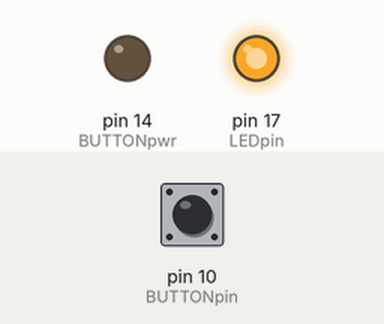
Simulated run of this sketch. Board: SparkFun Pro Micro, built with avr-gcc and run on an emulated ATmega32U4. Parts: output pins drawn as LEDs (lit = HIGH). The inputs (shaded band) are chosen by the test bench; at power-on: pin 10 (BUTTONpin) HIGH.

Above: at 1.2 s.
1.3 s: pin 10 (BUTTONpin) pulled LOW for 0.15 s
4.4 s: pin 10 (BUTTONpin) pulled LOW for 1 s
At 4.52 s:
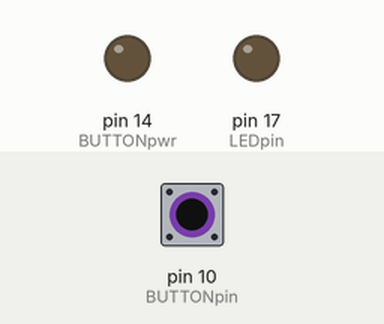
7.4 s: pin 10 (BUTTONpin) pulsed LOW 2 times (0.12 s each, 0.3 s apart)
Timing chart, 0 to 16.4 s (numbered marks = the images above; inputs shaded):
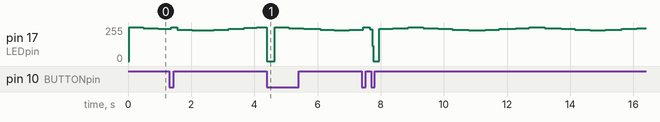

The sketch:

MouseyWiSwitch.ino
```cpp
/*
File:   MousieWiSwitch.ino
Author: Tip Partridge
Origin: 29-May-2022
Target: Spark Fun Pro Micro (ATMEGA32U4) Set board as Leonardo
Description: From Mousie.ino. Become a mouse and move back and forth one step each 5 minutes.
             Intended to defeat login timeout.  Button toggles on/off.
             LED cycles dim-brite-dim with 4 progressive speeds,1, 2, 4, 8, as activity indicator.

Revisions:
        30-May-2022 (TEP) v0.1 Origin
 */
 #include <Mouse.h>
 #define LEDpin 17            // use pro micro RX LED on D17. Note: on/off reversed
 #define BUTTONpin 10         // On/Off button. SOldered between pins 10 and 14.
 #define BUTTONpwr 14         // LOW output for button
 bool onOff;                  // on/off flag
 bool turnOnAtTop = true;     // flag to turn on only at top of loop
 bool buttonPressed = false;  // flag for only one toggle per press
 int Dim = 5;                 // 5 = 0.5%
 int Brite = 100;             // 100 = 10%
 #define dfltCycle 4000       // 4 sec brightness up/down
 int Cycle;
 #define dfltStage 40         // 40 gives 5 min.
 int Stage;                   // Number of up/down at each brightness
 unsigned long len;

// setup //////////////////////////////

void setup() {
  pinMode(LEDpin, OUTPUT);
  pinMode(BUTTONpin, INPUT_PULLUP);
  pinMode(BUTTONpwr, OUTPUT);
  digitalWrite(BUTTONpwr, LOW);
}

// loop //////////////////////////////

void loop()
{
int ii, jj;
  checkButton();
  onOff = turnOnAtTop;
// Speed 1
  Cycle = dfltCycle;
  Stage = dfltStage;
  if (onOff)
    {
    for (jj=0; jj<Stage; jj++)
      if (onOff)
        {
        for (ii=Dim; ii<=Brite; ii++)
          Blip( ii, Cycle/2/(Brite-Dim+1));
        for (ii=Brite; ii>Dim; ii--)
          Blip( ii, Cycle/2/(Brite-Dim+1));
        }
    }
// Speed 2
  Cycle /= 2;
  Stage /= 2;
  if (onOff)
    {
    for (jj=0; jj<Stage; jj++)
      if (onOff)
        {
        for (ii=Dim; ii<=Brite; ii++)
          Blip( ii, Cycle/2/(Brite-Dim+1));
        for (ii=Brite; ii>Dim; ii--)
          Blip( ii, Cycle/2/(Brite-Dim+1));
        }
    }
// Speed 3
  Cycle /= 2;
  Stage /= 2;
  if (onOff)
    {
    for (jj=0; jj<Stage; jj++)
      if (onOff)
        {
        for (ii=Dim; ii<=Brite; ii++)
          Blip( ii, Cycle/2/(Brite-Dim+1));
        for (ii=Brite; ii>Dim; ii--)
          Blip( ii, Cycle/2/(Brite-Dim+1));
        }
    }
// Speed 4
  Cycle /= 2;
  Stage /= 2;
  if (onOff)
    {
    for (jj=0; jj<Stage; jj++)
      if (onOff)
        {
        for (ii=Dim; ii<=Brite; ii++)
          Blip( ii, Cycle/2/(Brite-Dim+1));
        for (ii=Brite; ii>Dim; ii--)
          Blip( ii, Cycle/2/(Brite-Dim+1));
        }
    }
// Wiggle mouse
  if (onOff) Wiggle();
}

// Wiggle //////////////////////////////

void Wiggle()
  {
// Move mouse back/forth one pixel.
  Mouse.begin();
  Mouse.move(1,0,0);
  Mouse.move(-1,0,0);
  Mouse.end();
  delay(1000);
  }

// Blip //////////////////////////////

void Blip(int level, unsigned long duration)
  {
// turn on LED at level (0..1000) for duration ms.
  unsigned long tt;
  unsigned long Ton, Toff;
  Ton = 1 * level;
  Toff = 1000 - Ton;
  for (tt = 0; tt < duration; tt++)
    {
    digitalWrite( LEDpin, 0);
    delayMicroseconds(Ton);
    digitalWrite( LEDpin, 1);
    delayMicroseconds(Toff);
    }
  checkButton();
  }

// checkButton ////////////////////////

void checkButton()
// Check for button press. Toggle on/off.
  {
  if (digitalRead(BUTTONpin)) buttonPressed = false;
  if (!digitalRead(BUTTONpin) && !buttonPressed)
    {
    buttonPressed = true;
    turnOnAtTop = !turnOnAtTop;
    if (!turnOnAtTop)
      onOff = false;
    digitalWrite(LEDpin, !turnOnAtTop);
    delay(200);
    }
  }

// Enf of program /////////////////////
```

Measured:
- after the input at 4.4 s, pin 17 (LEDpin): 255/255 → 0/255 at once, → 253/255 0.24 s later, → 247/255 0.44 s later, → 241/255 0.48 s later, … (7 changes in this stretch)
